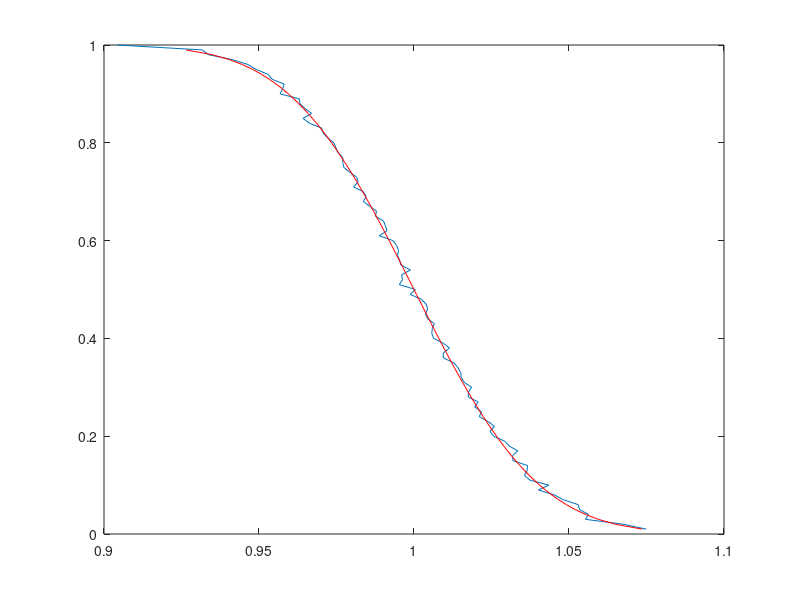

Reproduce this figure in MATLAB.
% Here we calculate the threhsold in energy detection by simulations. 
% This is a general method and applicable to all scenarios for energy detection.
% We assume that all the signals are complex Gaussian.
% Algorithm:
% 1. Assume onlt noise is received, i.e., primary user is absent.
% 2. If the only noise energy lies above the threhsold, it corresponds to
% false alarm.
% 3. Run this scenario for some number of iteration.
% 4. Probability of False Alarm = energy above threshold/No. of Iteration.
% Code written by: Sanket Kalamkar, Indian Institute of Technology Kanpur,
% India.

clc
close all
clear all
L = 1000; % Number of samples to be taken
iter = 1000; % Number of iterations
Pf = 0.01:0.01:1; % Probability of False Alarm
for tt = 1:length(Pf)
    tt
for kk=1:iter % Number of Monte Carlo Simulations

 n=(randn(1,L)+j*randn(1,L))./(sqrt(2)); % Primary User Gaussian Signal

 y = n; % Received signal at the secondary user
 energy = abs(y).^2; % Energy of received signal over L samples
 energy_fin(kk) =(1/L).*sum(energy); % Test Statistic of the energy detection

end
 energy_desc = sort(energy_fin,'descend'); % Arrange values in descending order
 thresh(tt) = energy_desc(ceil(Pf(tt)*iter)); % Threshold obtained by simulations; the first 'Pf' fraction of values lie above the threshold
end
plot(thresh, Pf)
hold on

%%
thresh1 = (qfuncinv(Pf)./sqrt(L))+ 1; % Theroretical value of threshold
plot(thresh1, Pf, 'r')
hold on



